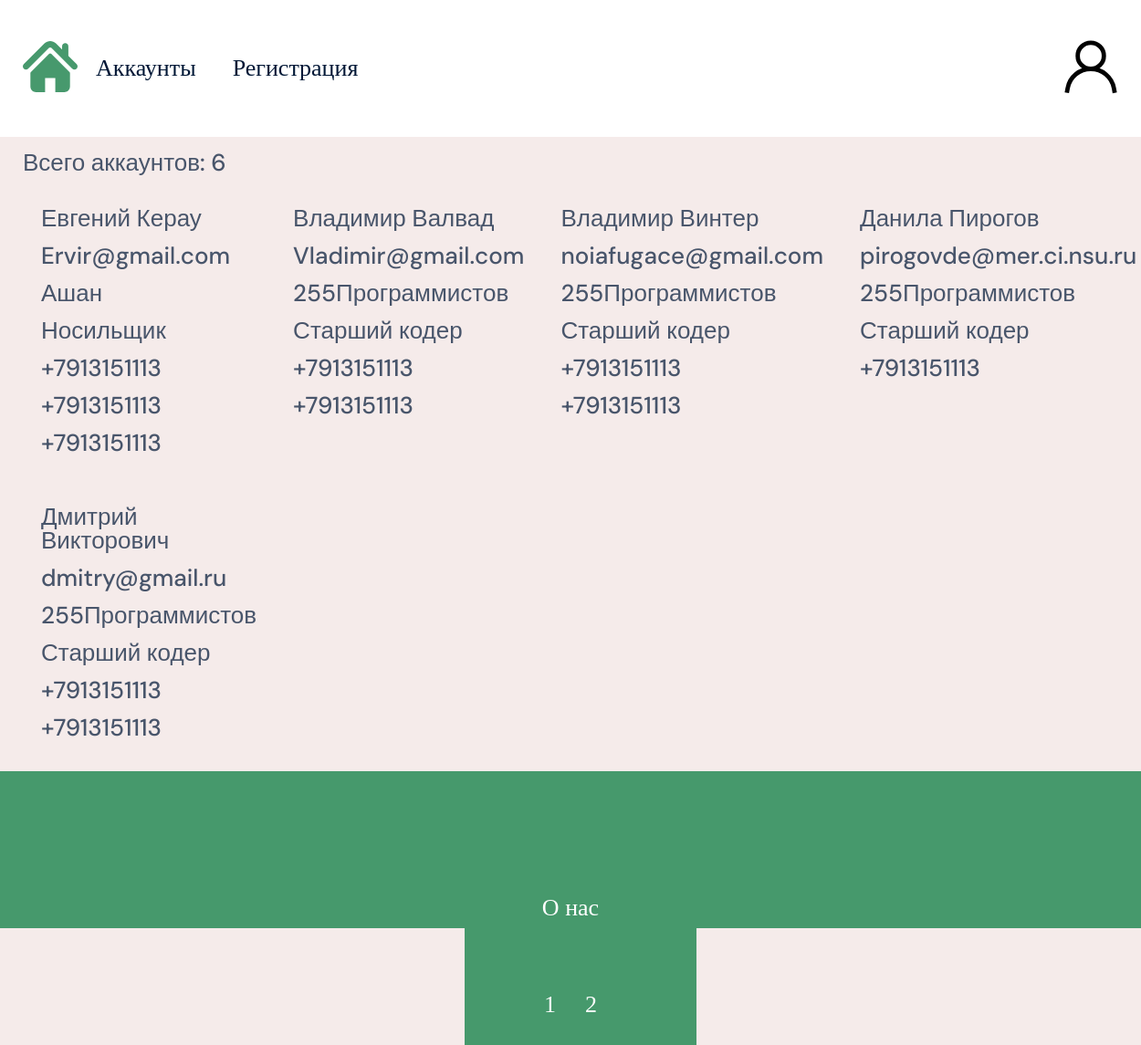
Screenshot of /account/?page=0 with the database file from the repository.
### tables this page shows
CREATE TABLE `account` (
  `id` int(11) NOT NULL,
  `first_name` varchar(255) NOT NULL,
  `last_name` varchar(255) NOT NULL,
  `email` varchar(255) NOT NULL,
  `password` varchar(255) NOT NULL,
  `company_name` varchar(255) DEFAULT NULL,
  `position` varchar(255) DEFAULT NULL,
  `phone_number1` char(11) DEFAULT NULL,
  `phone_number2` char(11) DEFAULT NULL,
  `phone_number3` char(11) DEFAULT NULL
);

### views/view.php (called while the page is built)
<?php
class View {
    public function render ($tpl, $pageData) {
        include ROOT. $tpl;
    }
}

### controllers/AccountController.php (called while the page is built)
<?php
class AccountController extends Controller
{
    private $pageTpl = '/views/account.tpl.php';
    public function __construct()
    {
        $this->model = new AccountModel();
        $this->view = new View();
    }
    public function account() {
        $this->pageData['title'] = "Аккаунты";
        $this->pageData['count'] = $this->model->countAccounts();
        $this->pageData['accountList'] = $this->model->selectAllAccounts();
        $this->view->render($this->pageTpl, $this->pageData);
    }
}

### conf/route.php (called while the page is built, shortened)
<?php
class Routing {
    public static function buildRoute() {
        $action         = "Index";
        $route = explode("/", $_SERVER['REQUEST_URI']);
        if (isset($route[2]) && $route[2] !='' AND $route[2] != 'styles.css') {
            $action = $route[2];
        }
        $controller = new $controllerName();
        $controller->$action();
    }
}

### conf/config.php (called while the page is built, shortened)
<?php
require_once("db.php");
require_once("route.php");
require_once MODEL_PATH. 'Model.php';
require_once VIEW_PATH. 'View.php';
Routing::buildRoute();

### index.php (called while the page is built)
<?php
require_once ("conf/config.php");

### models/model.php (called while the page is built, shortened)
<?php
class Model {
    protected $db = null;
    public function __construct() {
        $this -> db = DB::connToDB();
    }
    public function select($table, $params) {
        $sql = 'SELECT * FROM ' . $table;
        $query = $this->db->prepare($sql." ORDER BY id DESC");
        $query -> execute();
        $err = $query -> errorInfo();
        return $query->fetchAll();
    }
}

### conf/db.php (called while the page is built, shortened)
<?php
class DB{
    public static function connToDB() {
        $user = self::USER;
        $pass = self::PASS;
        $host = self::HOST;
        $db   = self::DB;
        $conn = new PDO("mysql:host=$host;dbname=$db",$user,$pass);
        $conn->setAttribute(PDO::ATTR_ERRMODE, PDO::ERRMODE_EXCEPTION);
        return $conn;
    }
}

### models/AccountModel.php (called while the page is built, shortened)
<?php
class AccountModel extends Model
{
    public function selectAllAccounts() {
        return $this->select('account', []);
    }
}

### views/account.tpl.php (the view, shortened to what this page needs)
<?php
$perPageAmount = 5;
$page =  ($_GET['page']) ;
$elements = $pageData['accountList'];
$pageCount = floor(count($elements) / $perPageAmount);
$accounts = array_slice($elements, $page*$perPageAmount, $perPageAmount);
?>
<!doctype html>
<html lang="en">
<head>
    <link rel="stylesheet" href="../assets/css/styles.css">
</head>
<body>
    <div class="wrapper">
        <?php include (ROOT.'/views/components/header.php')?>
        <main class="main-block">
            <div class="main-block__container column _container">
                <div class="main-block__info">
                    <div class="card__subtitle">
                        Всего аккаунтов: <?php echo $pageData['count']?>
                    </div>
                </div>
                <div class="main-block__grid grid">
                    <div class="grid__body">
                        <?php foreach ($accounts as $account):?>
                            <div class="grid__item">
                                <div class="account">
                                    <div class="account_card card">
                                        <div class="card__subtitle"><?php echo($account['first_name']." ". $account['last_name']);?></div>
                                        <div class="card__subtitle"><?php echo($account['email'])?></div>
                                        <div class="card__subtitle"><?php echo($account['company_name'])?></div>
                                        <div class="card__subtitle"><?php echo($account['position'])?></div>
                                        <div class="card__subtitle"><?php echo($account['phone_number1'])?></div>
                                        <div class="card__subtitle"><?php echo($account['phone_number2'])?></div>
                                        <div class="card__subtitle"><?php echo($account['phone_number3'])?></div>
                                    </div>
                                </div>
                            </div>
                        <?php endforeach;?>
                    </div>
                </div>
                <div class="pagination">
                    <div class="pagination__container _container">
                        <div class="pagination__buttons">
                            <?php for ($p = 0; $p <= $pageCount; $p++) :?>
                                <a href="<?php echo (DOMAIN)?>/account/?page=<?php echo ($p)?>">
                                    <button class="pagination__button button"><?php echo($p + 1)?></button>
                                </a>
                            <?php endfor;?>
                        </div>
                    </div>
                </div>
            </div>
        </main>
    </div>
        <?php include (ROOT.'/views/components/footer.php')?>
</body>
</html>

### views/components/header.php (shortened to what this page needs)
<header class="header">
    <div class="header__container _container">
        <a href="/zimalab" class="header__logo">
        </a>
        <nav class="header__menu menu">
            <ul class="menu__list">
                <li class="menu__item">
                    <a href="/zimalab/account/?page=0">Аккаунты</a>
                </li>
                <li class="menu__item">
                    <a href="/zimalab/register">Регистрация</a>
                </li>
            </ul>
        </nav>
        <div class="header__icons">
            <a href="/zimalab/login">
            </a>
        </div>
    </div>
</header>

### views/components/footer.php
<footer class="footer">
    <nav class="footer__links link">
        <a href="#" class="footer__link">О нас</a>
    </nav>
</footer>

### assets/css/styles.css (style rules this page uses)
*, *::before, *::after { -webkit-box-sizing: border-box; box-sizing: border-box; }
ul[class], ol[class] { padding: 0; }
body, h1, h2, h3, h4, p, ul[class], ol[class], li, figure, figcaption, blockquote, dl, dd { margin: 0; }
body { min-height: 100vh; scroll-behavior: smooth; text-rendering: optimizeSpeed; line-height: 1.5; }
ul[class], ol[class] { list-style: none; }
a:not([class]) { -webkit-text-decoration-skip: ink; text-decoration-skip-ink: auto; }
input, button, textarea, select { font: inherit; }
html,body { height: 100%; }
body { line-height: 1; font-family: "Playfair Display", serif; color: #001736; font-weight: 500; font-size: 26px; }
a { text-decoration: none; color: inherit; }
.wrapper { min-height: 100%; display: flex; flex-direction: column; }
._container { max-width: 1200px; margin: 0 auto; }
.header__container { display: flex; min-height: 150px; align-items: center; }
.header__icons { display: flex; flex-grow: 1; flex-direction: row-reverse; }
.menu__list { display: flex; flex-wrap: wrap; }
.menu__item { margin: 0 20px; }
.main-block { display: flex; flex-grow: 1; background-color: #F5EBEA; }
.main-block__container { display: flex; }
.column { flex-direction:column; }
.main-block__info { display: flex; justify-content: start; }
.card__subtitle { font-family: 'DM Sans', sans-serif; margin: 15px 0 0 0; opacity: 0.7; }
.button { color: #FFF; cursor: pointer; display: flex; align-items: center; justify-content: center;; background-color: #46996C; border: 1px solid #46996C; transition: 0.1s; }
.grid__body { display: grid; grid-template-columns: 1fr 1fr 1fr 1fr; grid-template-rows: 1fr 1fr; justify-items: start; }
.grid__item { padding: 20px; }
.account { display: flex; justify-content: center; }
.pagination { position: absolute; bottom: 0; left: 0; right: 0; margin: 0 auto; }
.pagination__buttons { display: flex; justify-content: center; }
.pagination__button { padding: 10px; margin: 20px 5px; }
.footer { display:flex; align-items: center; justify-content: center; background-color: #46996C; height:300px; }
.footer__link { color: white; }

### rows the page displays
account: first_name "Евгений", last_name "Керау", email "Ervir@gmail.com", company_name "Ашан", position "Носильщик", phone_number1 "+7913151113", phone_number2 "+7913151113", phone_number3 "+7913151113"
account: first_name "Владимир", last_name "Валвад", email "Vladimir@gmail.com", company_name "255Программистов", position "Старший кодер", phone_number1 "+7913151113", phone_number2 "+7913151113"
account: first_name "Владимир", last_name "Винтер", email "noiafugace@gmail.com", company_name "255Программистов", position "Старший кодер", phone_number1 "+7913151113", phone_number2 "+7913151113"
account: first_name "Данила", last_name "Пирогов", email "pirogovde@mer.ci.nsu.ru", company_name "255Программистов", position "Старший кодер", phone_number1 "+7913151113"
account: first_name "Дмитрий", last_name "Викторович", email "dmitry@gmail.ru", company_name "255Программистов", position "Старший кодер", phone_number1 "+7913151113", phone_number3 "+7913151113"

### other values shown
$pageData['count'] "6"
